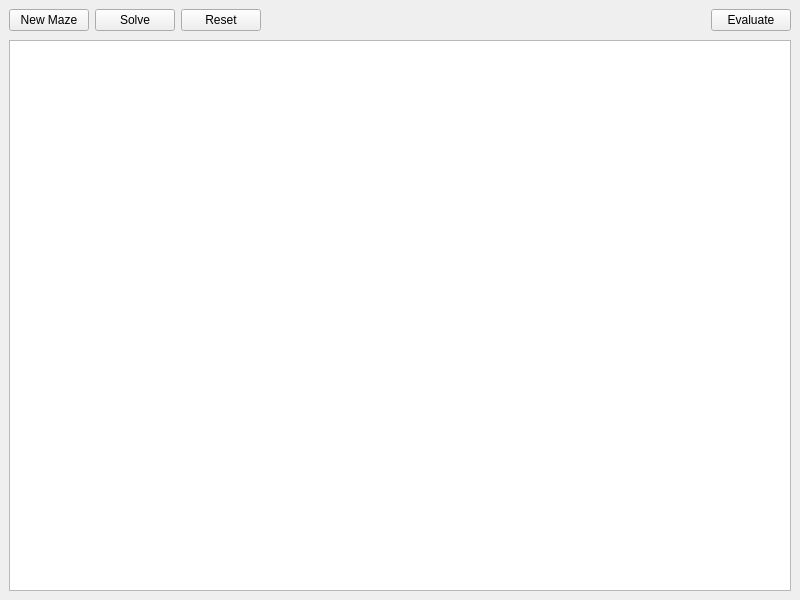
<?xml version="1.0" encoding="UTF-8"?>
<ui version="4.0">
 <class>MainWindow</class>
 <widget class="QMainWindow" name="MainWindow">
  <property name="geometry">
   <rect>
    <x>0</x>
    <y>0</y>
    <width>800</width>
    <height>600</height>
   </rect>
  </property>
  <property name="windowTitle">
   <string>Maze</string>
  </property>
  <widget class="QWidget" name="centralwidget">
   <layout class="QVBoxLayout" name="verticalLayout">
    <property name="spacing">
     <number>9</number>
    </property>
    <property name="leftMargin">
     <number>9</number>
    </property>
    <property name="topMargin">
     <number>9</number>
    </property>
    <property name="rightMargin">
     <number>9</number>
    </property>
    <property name="bottomMargin">
     <number>9</number>
    </property>
    <item>
     <widget class="QWidget" name="bottomWidget_" native="true">
      <property name="layoutDirection">
       <enum>Qt::LeftToRight</enum>
      </property>
      <layout class="QHBoxLayout" name="horizontalLayout">
       <property name="spacing">
        <number>6</number>
       </property>
       <property name="leftMargin">
        <number>0</number>
       </property>
       <property name="topMargin">
        <number>0</number>
       </property>
       <property name="rightMargin">
        <number>0</number>
       </property>
       <property name="bottomMargin">
        <number>0</number>
       </property>
       <item>
        <widget class="QPushButton" name="newMazeButton_">
         <property name="text">
          <string>New Maze</string>
         </property>
         <property name="flat">
          <bool>false</bool>
         </property>
        </widget>
       </item>
       <item>
        <widget class="QPushButton" name="solveButton_">
         <property name="text">
          <string>Solve</string>
         </property>
        </widget>
       </item>
       <item>
        <widget class="QPushButton" name="resetButton_">
         <property name="text">
          <string>Reset</string>
         </property>
        </widget>
       </item>
       <item>
        <spacer name="horizontalSpacer">
         <property name="orientation">
          <enum>Qt::Horizontal</enum>
         </property>
         <property name="sizeHint" stdset="0">
          <size>
           <width>40</width>
           <height>20</height>
          </size>
         </property>
        </spacer>
       </item>
       <item>
        <widget class="QPushButton" name="evaluateButton_">
         <property name="text">
          <string>Evaluate</string>
         </property>
        </widget>
       </item>
      </layout>
     </widget>
    </item>
    <item>
     <widget class="MazeView" name="graphicsView_"/>
    </item>
   </layout>
  </widget>
  <widget class="QMenuBar" name="menubar">
   <property name="geometry">
    <rect>
     <x>0</x>
     <y>0</y>
     <width>800</width>
     <height>23</height>
    </rect>
   </property>
  </widget>
 </widget>
 <customwidgets>
  <customwidget>
   <class>MazeView</class>
   <extends>QGraphicsView</extends>
   <header>mazeview.h</header>
  </customwidget>
 </customwidgets>
 <resources/>
 <connections/>
</ui>
